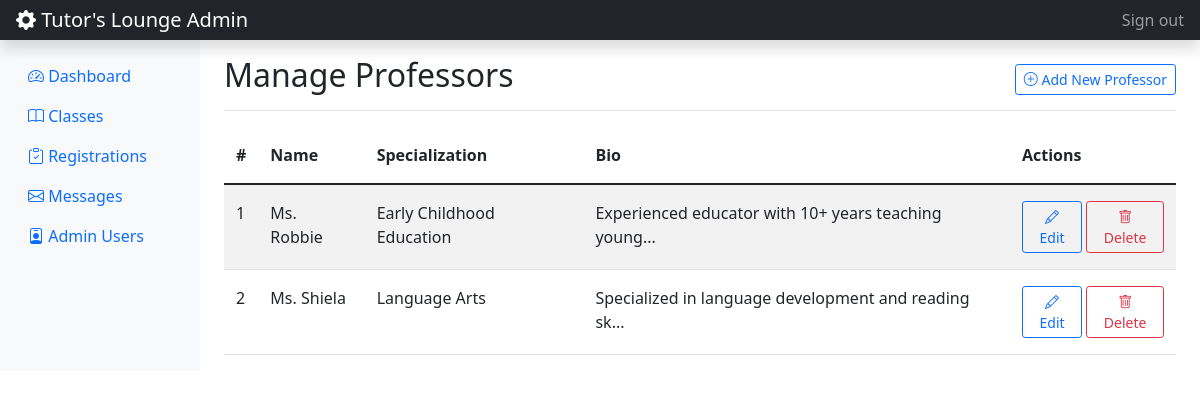
Page /admin/manage_professors.php (signed in) on the committed database.
### tables this page shows
CREATE TABLE `professors` (
  `id` int(11) NOT NULL,
  `name` varchar(100) NOT NULL,
  `bio` text DEFAULT NULL,
  `specialization` varchar(100) DEFAULT NULL,
  `image_url` varchar(255) DEFAULT '/api/placeholder/400/300'
);

### admin/manage_professors.php (the view, shortened to what this page needs)
<?php
require_once '../includes/auth_check.php';
$stmt = $pdo->query("SELECT * FROM professors ORDER BY name");
$professors = $stmt->fetchAll();
?>
<?php include '../includes/admin_header.php'; ?>
<div class="d-flex justify-content-between flex-wrap flex-md-nowrap align-items-center pt-3 pb-2 mb-3 border-bottom">
    <h1 class="h2">Manage Professors</h1>
    <div class="btn-toolbar mb-2 mb-md-0">
        <a href="add_professor.php" class="btn btn-sm btn-outline-primary">
            <i class="bi bi-plus-circle"></i> Add New Professor
        </a>
    </div>
</div>
<div class="table-responsive">
    <table class="table table-striped table-hover">
        <thead>
            <tr>
                <th>#</th>
                <th>Name</th>
                <th>Specialization</th>
                <th>Bio</th>
                <th>Actions</th>
            </tr>
        </thead>
        <tbody>
            <?php foreach ($professors as $index => $professor): ?>
            <tr>
                <td><?php echo $index + 1; ?></td>
                <td><?php echo htmlspecialchars($professor['name']); ?></td>
                <td><?php echo htmlspecialchars($professor['specialization']); ?></td>
                <td><?php echo htmlspecialchars(substr($professor['bio'], 0, 50)) . (strlen($professor['bio']) > 50 ? '...' : ''); ?></td>
                <td>
                    <div class="btn-group" role="group">
                        <form action="edit_professor.php" method="GET" class="d-inline">
                            <button type="submit" class="btn btn-sm btn-outline-primary me-1">
                                <i class="bi bi-pencil"></i> Edit
                            </button>
                        </form>
                        <form action="admin_actions.php" method="POST" class="d-inline" onsubmit="return confirm('Are you sure you want to delete this professor?');">
                            <button type="submit" class="btn btn-sm btn-outline-danger">
                                <i class="bi bi-trash"></i> Delete
                            </button>
                        </form>
                    </div>
                </td>
            </tr>
            <?php endforeach; ?>
        </tbody>
    </table>
</div>
<?php include '../includes/admin_footer.php'; ?>

### assets/css/admin.css (style rules this page uses)
.table > :not(caption) > * > * { padding: 1rem 0.75rem; }
.table > thead { border-top: none; }

### rows in the picture
professors: name "Ms. Robbie", specialization "Early Childhood Education", bio "Experienced educator with 10+ years teaching young"
professors: name "Ms. Shiela", specialization "Language Arts", bio "Specialized in language development and reading sk"

### other values in the picture
SITE_NAME "Tutor's Lounge"
